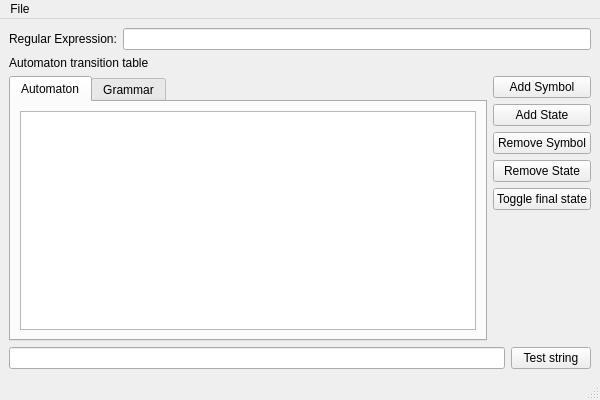
<?xml version="1.0" encoding="UTF-8"?>
<ui version="4.0">
 <class>MainWindow</class>
 <widget class="QMainWindow" name="MainWindow">
  <property name="geometry">
   <rect>
    <x>0</x>
    <y>0</y>
    <width>600</width>
    <height>400</height>
   </rect>
  </property>
  <property name="windowTitle">
   <string>Automata Editor</string>
  </property>
  <widget class="QWidget" name="centralwidget">
   <layout class="QVBoxLayout" name="verticalLayout_3">
    <item>
     <layout class="QHBoxLayout" name="horizontalLayout_1">
      <item>
       <widget class="QLabel" name="regexLabel">
        <property name="text">
         <string>Regular Expression:</string>
        </property>
       </widget>
      </item>
      <item>
       <widget class="QLineEdit" name="regexInput"/>
      </item>
     </layout>
    </item>
    <item>
     <layout class="QVBoxLayout" name="verticalLayout">
      <item>
       <widget class="QLabel" name="FALabel">
        <property name="text">
         <string>Automaton transition table</string>
        </property>
       </widget>
      </item>
      <item>
       <layout class="QHBoxLayout" name="horizontalLayout_2">
        <item>
         <widget class="QTabWidget" name="tabWidget">
          <property name="currentIndex">
           <number>0</number>
          </property>
          <widget class="QWidget" name="automatonTab">
           <attribute name="title">
            <string>Automaton</string>
           </attribute>
           <layout class="QGridLayout" name="gridLayout">
            <item row="0" column="0">
             <widget class="QTableWidget" name="transitionTable">
              <property name="rowCount">
               <number>0</number>
              </property>
              <property name="columnCount">
               <number>0</number>
              </property>
             </widget>
            </item>
           </layout>
          </widget>
          <widget class="QWidget" name="grammarTab">
           <attribute name="title">
            <string>Grammar</string>
           </attribute>
           <layout class="QGridLayout" name="gridLayout_2">
            <item row="0" column="0">
             <widget class="QPlainTextEdit" name="plainTextEdit">
              <property name="font">
               <font>
                <family>Monospace</family>
                <pointsize>10</pointsize>
               </font>
              </property>
             </widget>
            </item>
           </layout>
          </widget>
         </widget>
        </item>
        <item>
         <layout class="QVBoxLayout" name="verticalLayout_2">
          <item>
           <widget class="QPushButton" name="addSymbolButton">
            <property name="text">
             <string>Add Symbol</string>
            </property>
           </widget>
          </item>
          <item>
           <widget class="QPushButton" name="addStateButton">
            <property name="text">
             <string>Add State</string>
            </property>
           </widget>
          </item>
          <item>
           <widget class="QPushButton" name="removeSymbolButton">
            <property name="text">
             <string>Remove Symbol</string>
            </property>
           </widget>
          </item>
          <item>
           <widget class="QPushButton" name="removeStateButton">
            <property name="text">
             <string>Remove State</string>
            </property>
           </widget>
          </item>
          <item>
           <widget class="QPushButton" name="finalStateButton">
            <property name="text">
             <string>Toggle final state</string>
            </property>
           </widget>
          </item>
          <item>
           <spacer name="verticalSpacer">
            <property name="orientation">
             <enum>Qt::Vertical</enum>
            </property>
            <property name="sizeHint" stdset="0">
             <size>
              <width>20</width>
              <height>40</height>
             </size>
            </property>
           </spacer>
          </item>
         </layout>
        </item>
       </layout>
      </item>
     </layout>
    </item>
    <item>
     <layout class="QHBoxLayout" name="horizontalLayout">
      <item>
       <widget class="QLineEdit" name="inputString"/>
      </item>
      <item>
       <widget class="QPushButton" name="testButton">
        <property name="text">
         <string>Test string</string>
        </property>
       </widget>
      </item>
     </layout>
    </item>
   </layout>
  </widget>
  <widget class="QMenuBar" name="menubar">
   <property name="geometry">
    <rect>
     <x>0</x>
     <y>0</y>
     <width>600</width>
     <height>22</height>
    </rect>
   </property>
   <widget class="QMenu" name="menuFile">
    <property name="title">
     <string>File</string>
    </property>
    <addaction name="actionNew"/>
    <addaction name="actionOpen"/>
    <addaction name="actionSave"/>
   </widget>
   <addaction name="menuFile"/>
  </widget>
  <widget class="QStatusBar" name="statusbar"/>
  <action name="actionOpen">
   <property name="text">
    <string>Open</string>
   </property>
   <property name="shortcut">
    <string>Ctrl+O</string>
   </property>
  </action>
  <action name="actionSave">
   <property name="text">
    <string>Save</string>
   </property>
   <property name="shortcut">
    <string>Ctrl+S</string>
   </property>
  </action>
  <action name="actionNew">
   <property name="text">
    <string>New</string>
   </property>
   <property name="shortcut">
    <string>Ctrl+N</string>
   </property>
  </action>
 </widget>
 <resources/>
 <connections/>
</ui>
